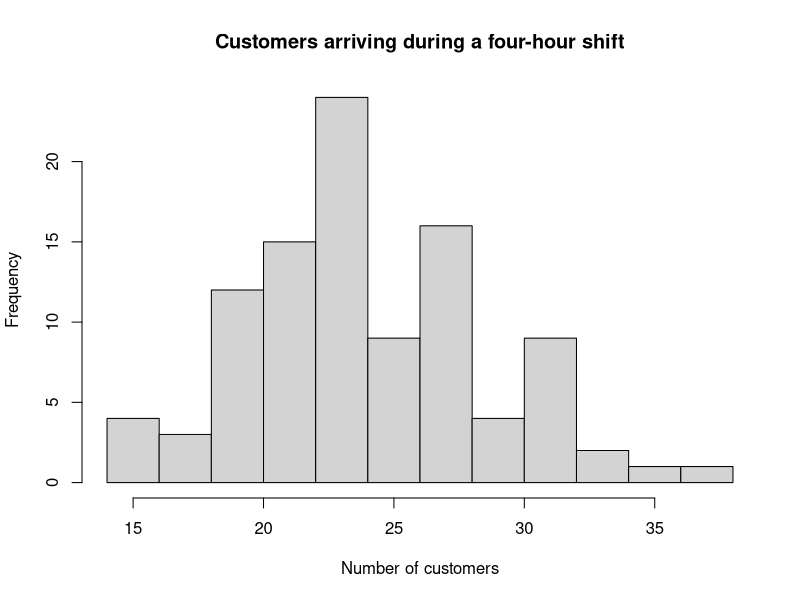
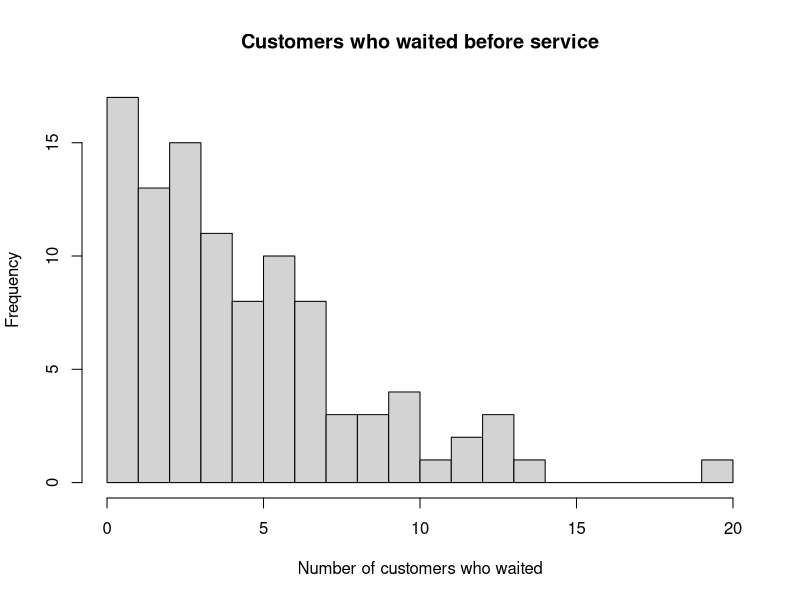
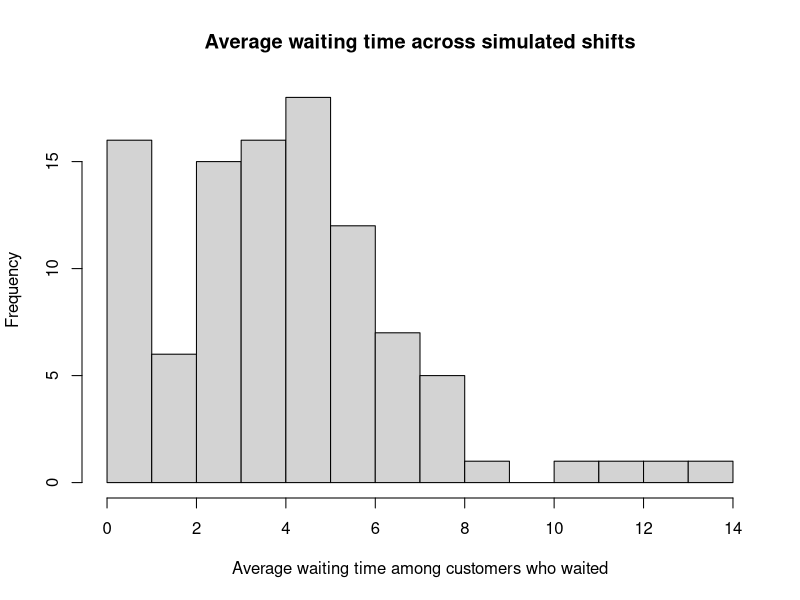

Write R code to recreate these figures, in order.
# Project 01 / Analysis 05
# Train Station Queue Simulation
#
# Purpose:
#   Simulate a four-hour ticket-counter queue with three agents, exponential
#   customer interarrival times, and uniform service times.
#
# How to run:
#   Open this file in VS Code and press Source.
#   The script assumes VS Code is opened at the repository root:
#   bayesian-statistical-theory-methods/

# -----------------------------
# Project setup
# -----------------------------

out_dir <- "projects/01-bayesian-updating-and-simulation-basics/analyses/05-train-station-queue-simulation"
fig_dir <- file.path(out_dir, "figures")
results_dir <- file.path(out_dir, "results")

dir.create(fig_dir, showWarnings = FALSE, recursive = TRUE)
dir.create(results_dir, showWarnings = FALSE, recursive = TRUE)

set.seed(927001)

# -----------------------------
# Queue simulator
# -----------------------------

simulate_shift <- function(
  max_time = 240,
  mean_interarrival = 10,
  service_min = 8,
  service_max = 20,
  n_agents = 3
) {
  current_time <- 0
  arrivals <- numeric(0)

  while (TRUE) {
    current_time <- current_time + rexp(1, rate = 1 / mean_interarrival)
    if (current_time > max_time) break
    arrivals <- c(arrivals, current_time)
  }

  n_customers <- length(arrivals)

  if (n_customers == 0) {
    return(list(
      n_customers = 0L,
      n_wait = 0L,
      avg_wait_if_wait = 0,
      wait_times = numeric(0),
      arrivals = numeric(0)
    ))
  }

  free_time <- rep(0, n_agents)
  wait_times <- numeric(n_customers)

  for (i in seq_len(n_customers)) {
    arrival_time <- arrivals[i]
    agent <- which.min(free_time)
    service_start <- max(arrival_time, free_time[agent])
    wait_times[i] <- service_start - arrival_time

    service_time <- runif(1, min = service_min, max = service_max)
    free_time[agent] <- service_start + service_time
  }

  n_wait <- sum(wait_times > 0)
  avg_wait_if_wait <- if (n_wait == 0) 0 else mean(wait_times[wait_times > 0])

  list(
    n_customers = n_customers,
    n_wait = n_wait,
    avg_wait_if_wait = avg_wait_if_wait,
    wait_times = wait_times,
    arrivals = arrivals
  )
}

summarize_draws <- function(x) {
  c(
    median = median(x),
    q025 = unname(quantile(x, 0.025)),
    q975 = unname(quantile(x, 0.975))
  )
}

# -----------------------------
# One simulated shift
# -----------------------------

single_shift <- simulate_shift()

single_shift_summary <- data.frame(
  quantity = c("n_customers", "n_wait", "avg_wait_if_wait"),
  value = c(
    single_shift$n_customers,
    single_shift$n_wait,
    single_shift$avg_wait_if_wait
  )
)

write.csv(
  single_shift_summary,
  file = file.path(results_dir, "single_shift_summary.csv"),
  row.names = FALSE
)

if (single_shift$n_customers > 0) {
  single_shift_customer_level <- data.frame(
    customer = seq_len(single_shift$n_customers),
    arrival_time = single_shift$arrivals,
    wait_time = single_shift$wait_times
  )

  write.csv(
    single_shift_customer_level,
    file = file.path(results_dir, "single_shift_customer_level.csv"),
    row.names = FALSE
  )
}

# -----------------------------
# Monte Carlo simulation over 100 shifts
# -----------------------------

n_sim <- 100
n_customers <- numeric(n_sim)
n_wait <- numeric(n_sim)
avg_wait <- numeric(n_sim)

for (sim in seq_len(n_sim)) {
  shift <- simulate_shift()
  n_customers[sim] <- shift$n_customers
  n_wait[sim] <- shift$n_wait
  avg_wait[sim] <- shift$avg_wait_if_wait
}

simulation_draws <- data.frame(
  simulation = seq_len(n_sim),
  n_customers = n_customers,
  n_wait = n_wait,
  avg_wait_if_wait = avg_wait
)

write.csv(
  simulation_draws,
  file = file.path(results_dir, "queue_simulation_draws.csv"),
  row.names = FALSE
)

summary_table <- rbind(
  data.frame(quantity = "n_customers", t(summarize_draws(n_customers))),
  data.frame(quantity = "n_wait", t(summarize_draws(n_wait))),
  data.frame(quantity = "avg_wait_if_wait", t(summarize_draws(avg_wait)))
)

write.csv(
  summary_table,
  file = file.path(results_dir, "queue_simulation_summary.csv"),
  row.names = FALSE
)

# -----------------------------
# Plots
# -----------------------------

png(file.path(fig_dir, "01_customers_per_shift.png"), width = 1200, height = 800, res = 150)
hist(
  n_customers,
  breaks = 15,
  xlab = "Number of customers",
  main = "Customers arriving during a four-hour shift"
)
dev.off()

png(file.path(fig_dir, "02_customers_who_waited.png"), width = 1200, height = 800, res = 150)
hist(
  n_wait,
  breaks = 15,
  xlab = "Number of customers who waited",
  main = "Customers who waited before service"
)
dev.off()

png(file.path(fig_dir, "03_average_wait_if_waited.png"), width = 1200, height = 800, res = 150)
hist(
  avg_wait,
  breaks = 15,
  xlab = "Average waiting time among customers who waited",
  main = "Average waiting time across simulated shifts"
)
dev.off()

cat("Analysis 05 complete.\n")
cat("Figures saved to: ", fig_dir, "\n", sep = "")
cat("Results saved to: ", results_dir, "\n", sep = "")
